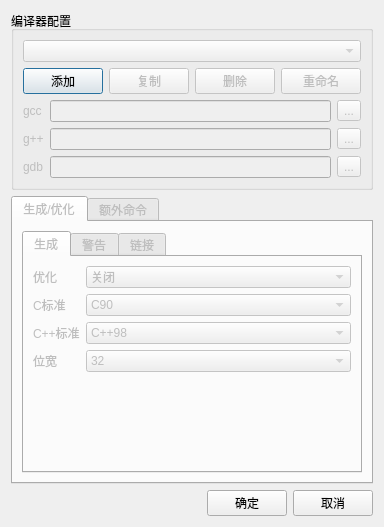
<?xml version="1.0" encoding="UTF-8"?>
<ui version="4.0">
 <class>CompileConfig</class>
 <widget class="QDialog" name="CompileConfig">
  <property name="geometry">
   <rect>
    <x>0</x>
    <y>0</y>
    <width>382</width>
    <height>527</height>
   </rect>
  </property>
  <property name="windowTitle">
   <string>编译选项</string>
  </property>
  <property name="windowIcon">
   <iconset resource="resource.qrc">
    <normaloff>:/qdevcpp.ico</normaloff>:/qdevcpp.ico</iconset>
  </property>
  <layout class="QVBoxLayout" name="verticalLayout">
   <item>
    <widget class="QGroupBox" name="groupBox">
     <property name="title">
      <string>编译器配置</string>
     </property>
     <layout class="QVBoxLayout" name="verticalLayout_3">
      <item>
       <widget class="QComboBox" name="configure">
        <property name="enabled">
         <bool>false</bool>
        </property>
       </widget>
      </item>
      <item>
       <layout class="QHBoxLayout" name="horizontalLayout_2">
        <item>
         <widget class="QPushButton" name="configAdd">
          <property name="text">
           <string>添加</string>
          </property>
         </widget>
        </item>
        <item>
         <widget class="QPushButton" name="configDup">
          <property name="enabled">
           <bool>false</bool>
          </property>
          <property name="text">
           <string>复制</string>
          </property>
         </widget>
        </item>
        <item>
         <widget class="QPushButton" name="configDel">
          <property name="enabled">
           <bool>false</bool>
          </property>
          <property name="text">
           <string>删除</string>
          </property>
         </widget>
        </item>
        <item>
         <widget class="QPushButton" name="configRen">
          <property name="enabled">
           <bool>false</bool>
          </property>
          <property name="text">
           <string>重命名</string>
          </property>
         </widget>
        </item>
       </layout>
      </item>
      <item>
       <layout class="QFormLayout" name="formLayout_4">
        <item row="0" column="0">
         <widget class="QLabel" name="gccLabel">
          <property name="enabled">
           <bool>false</bool>
          </property>
          <property name="text">
           <string>gcc</string>
          </property>
         </widget>
        </item>
        <item row="2" column="0">
         <widget class="QLabel" name="gdbLabel">
          <property name="enabled">
           <bool>false</bool>
          </property>
          <property name="text">
           <string>gdb</string>
          </property>
         </widget>
        </item>
        <item row="0" column="1">
         <layout class="QHBoxLayout" name="horizontalLayout_3">
          <item>
           <widget class="QLineEdit" name="gccPath">
            <property name="enabled">
             <bool>false</bool>
            </property>
            <property name="readOnly">
             <bool>true</bool>
            </property>
           </widget>
          </item>
          <item>
           <widget class="QToolButton" name="gccBrowse">
            <property name="enabled">
             <bool>false</bool>
            </property>
            <property name="text">
             <string>...</string>
            </property>
           </widget>
          </item>
         </layout>
        </item>
        <item row="2" column="1">
         <layout class="QHBoxLayout" name="horizontalLayout_5">
          <item>
           <widget class="QLineEdit" name="gdbPath">
            <property name="enabled">
             <bool>false</bool>
            </property>
            <property name="readOnly">
             <bool>true</bool>
            </property>
           </widget>
          </item>
          <item>
           <widget class="QToolButton" name="gdbBrowse">
            <property name="enabled">
             <bool>false</bool>
            </property>
            <property name="text">
             <string>...</string>
            </property>
           </widget>
          </item>
         </layout>
        </item>
        <item row="1" column="0">
         <widget class="QLabel" name="gxxLabel">
          <property name="enabled">
           <bool>false</bool>
          </property>
          <property name="text">
           <string>g++</string>
          </property>
         </widget>
        </item>
        <item row="1" column="1">
         <layout class="QHBoxLayout" name="horizontalLayout_4">
          <item>
           <widget class="QLineEdit" name="gxxPath">
            <property name="enabled">
             <bool>false</bool>
            </property>
            <property name="readOnly">
             <bool>true</bool>
            </property>
           </widget>
          </item>
          <item>
           <widget class="QToolButton" name="gxxBrowse">
            <property name="enabled">
             <bool>false</bool>
            </property>
            <property name="text">
             <string>...</string>
            </property>
           </widget>
          </item>
         </layout>
        </item>
       </layout>
      </item>
     </layout>
    </widget>
   </item>
   <item>
    <widget class="QTabWidget" name="configTab">
     <property name="enabled">
      <bool>false</bool>
     </property>
     <property name="currentIndex">
      <number>0</number>
     </property>
     <widget class="QWidget" name="tab_2">
      <attribute name="title">
       <string>生成/优化</string>
      </attribute>
      <layout class="QVBoxLayout" name="verticalLayout_4">
       <item>
        <widget class="QTabWidget" name="tabWidget_2">
         <property name="currentIndex">
          <number>0</number>
         </property>
         <widget class="QWidget" name="tab">
          <attribute name="title">
           <string>生成</string>
          </attribute>
          <layout class="QFormLayout" name="formLayout_2">
           <item row="0" column="0">
            <widget class="QLabel" name="label_3">
             <property name="text">
              <string>优化</string>
             </property>
            </widget>
           </item>
           <item row="0" column="1">
            <widget class="QComboBox" name="optimize">
             <item>
              <property name="text">
               <string>关闭</string>
              </property>
             </item>
             <item>
              <property name="text">
               <string>低</string>
              </property>
             </item>
             <item>
              <property name="text">
               <string>中</string>
              </property>
             </item>
             <item>
              <property name="text">
               <string>高</string>
              </property>
             </item>
             <item>
              <property name="text">
               <string>最高</string>
              </property>
             </item>
             <item>
              <property name="text">
               <string>调试</string>
              </property>
             </item>
            </widget>
           </item>
           <item row="3" column="0">
            <widget class="QLabel" name="label_4">
             <property name="text">
              <string>位宽</string>
             </property>
            </widget>
           </item>
           <item row="1" column="0">
            <widget class="QLabel" name="label_5">
             <property name="text">
              <string>C标准</string>
             </property>
            </widget>
           </item>
           <item row="1" column="1">
            <widget class="QComboBox" name="cstd">
             <item>
              <property name="text">
               <string>C90</string>
              </property>
             </item>
             <item>
              <property name="text">
               <string>C99</string>
              </property>
             </item>
             <item>
              <property name="text">
               <string>C11</string>
              </property>
             </item>
            </widget>
           </item>
           <item row="2" column="0">
            <widget class="QLabel" name="label_6">
             <property name="text">
              <string>C++标准</string>
             </property>
            </widget>
           </item>
           <item row="2" column="1">
            <widget class="QComboBox" name="cxxstd">
             <item>
              <property name="text">
               <string>C++98</string>
              </property>
             </item>
             <item>
              <property name="text">
               <string>C++11</string>
              </property>
             </item>
             <item>
              <property name="text">
               <string>C++14</string>
              </property>
             </item>
             <item>
              <property name="text">
               <string>C++17</string>
              </property>
             </item>
            </widget>
           </item>
           <item row="3" column="1">
            <widget class="QComboBox" name="bit">
             <item>
              <property name="text">
               <string>32</string>
              </property>
             </item>
             <item>
              <property name="text">
               <string>64</string>
              </property>
             </item>
            </widget>
           </item>
          </layout>
         </widget>
         <widget class="QWidget" name="tab_3">
          <attribute name="title">
           <string>警告</string>
          </attribute>
          <layout class="QFormLayout" name="formLayout">
           <item row="0" column="0">
            <widget class="QLabel" name="label_7">
             <property name="text">
              <string>警告级别</string>
             </property>
            </widget>
           </item>
           <item row="0" column="1">
            <widget class="QComboBox" name="warning">
             <item>
              <property name="text">
               <string>忽略</string>
              </property>
             </item>
             <item>
              <property name="text">
               <string>正常</string>
              </property>
             </item>
             <item>
              <property name="text">
               <string>全部</string>
              </property>
             </item>
             <item>
              <property name="text">
               <string>额外</string>
              </property>
             </item>
            </widget>
           </item>
           <item row="1" column="0">
            <widget class="QLabel" name="label_8">
             <property name="text">
              <string>视警告为错误</string>
             </property>
            </widget>
           </item>
           <item row="1" column="1">
            <widget class="QCheckBox" name="werror">
             <property name="text">
              <string/>
             </property>
            </widget>
           </item>
          </layout>
         </widget>
         <widget class="QWidget" name="tab_4">
          <attribute name="title">
           <string>链接</string>
          </attribute>
          <layout class="QFormLayout" name="formLayout_3">
           <item row="0" column="0">
            <widget class="QLabel" name="label_9">
             <property name="text">
              <string>调试信息</string>
             </property>
            </widget>
           </item>
           <item row="0" column="1">
            <widget class="QCheckBox" name="debug">
             <property name="text">
              <string/>
             </property>
            </widget>
           </item>
          </layout>
         </widget>
        </widget>
       </item>
      </layout>
     </widget>
     <widget class="QWidget" name="tab_8">
      <attribute name="title">
       <string>额外命令</string>
      </attribute>
      <layout class="QVBoxLayout" name="verticalLayout_2">
       <item>
        <widget class="QLabel" name="label">
         <property name="text">
          <string>编译时加入以下命令</string>
         </property>
        </widget>
       </item>
       <item>
        <widget class="QPlainTextEdit" name="extraCompile"/>
       </item>
       <item>
        <widget class="QLabel" name="label_2">
         <property name="text">
          <string>链接时加入以下命令</string>
         </property>
        </widget>
       </item>
       <item>
        <widget class="QPlainTextEdit" name="extraLink"/>
       </item>
      </layout>
     </widget>
    </widget>
   </item>
   <item>
    <layout class="QHBoxLayout" name="horizontalLayout">
     <item>
      <spacer name="horizontalSpacer">
       <property name="orientation">
        <enum>Qt::Horizontal</enum>
       </property>
       <property name="sizeHint" stdset="0">
        <size>
         <width>40</width>
         <height>20</height>
        </size>
       </property>
      </spacer>
     </item>
     <item>
      <widget class="QPushButton" name="ok">
       <property name="text">
        <string>确定</string>
       </property>
      </widget>
     </item>
     <item>
      <widget class="QPushButton" name="cancel">
       <property name="text">
        <string>取消</string>
       </property>
      </widget>
     </item>
    </layout>
   </item>
  </layout>
 </widget>
 <resources>
  <include location="resource.qrc"/>
 </resources>
 <connections/>
</ui>
